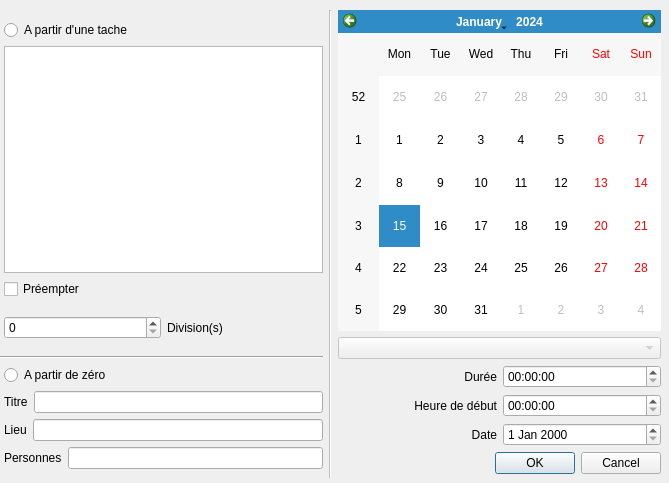
<?xml version="1.0" encoding="UTF-8"?>
<ui version="4.0">
 <class>fenAjouterEve</class>
 <widget class="QWidget" name="fenAjouterEve">
  <property name="geometry">
   <rect>
    <x>0</x>
    <y>0</y>
    <width>669</width>
    <height>483</height>
   </rect>
  </property>
  <property name="windowTitle">
   <string>Form</string>
  </property>
  <widget class="QWidget" name="horizontalLayoutWidget">
   <property name="geometry">
    <rect>
     <x>0</x>
     <y>10</y>
     <width>661</width>
     <height>468</height>
    </rect>
   </property>
   <layout class="QHBoxLayout" name="horizontalLayout" stretch="0,0,0">
    <item>
     <layout class="QVBoxLayout" name="verticalLayout_3" stretch="8,1,5,1">
      <item>
       <layout class="QHBoxLayout" name="horizontalLayout_2" stretch="0,10">
        <item>
         <spacer name="horizontalSpacer">
          <property name="orientation">
           <enum>Qt::Horizontal</enum>
          </property>
          <property name="sizeType">
           <enum>QSizePolicy::Fixed</enum>
          </property>
          <property name="sizeHint" stdset="0">
           <size>
            <width>4</width>
            <height>20</height>
           </size>
          </property>
         </spacer>
        </item>
        <item>
         <layout class="QVBoxLayout" name="verticalLayout" stretch="0,5,1,1">
          <property name="topMargin">
           <number>10</number>
          </property>
          <item>
           <widget class="QRadioButton" name="radioButton_tacheUni">
            <property name="text">
             <string>A partir d'une tache</string>
            </property>
           </widget>
          </item>
          <item>
           <layout class="QVBoxLayout" name="verticalLayout_5">
            <item>
             <widget class="QListWidget" name="listTacheUniNonProg"/>
            </item>
           </layout>
          </item>
          <item>
           <widget class="QCheckBox" name="checkBox_Preemp">
            <property name="enabled">
             <bool>true</bool>
            </property>
            <property name="text">
             <string>Préempter</string>
            </property>
           </widget>
          </item>
          <item>
           <layout class="QHBoxLayout" name="horizontalLayout_7">
            <item>
             <widget class="QSpinBox" name="spinBox_nbrDiv"/>
            </item>
            <item>
             <widget class="QLabel" name="label_4">
              <property name="text">
               <string>Division(s)</string>
              </property>
             </widget>
            </item>
           </layout>
          </item>
         </layout>
        </item>
       </layout>
      </item>
      <item>
       <widget class="Line" name="line">
        <property name="orientation">
         <enum>Qt::Horizontal</enum>
        </property>
       </widget>
      </item>
      <item>
       <layout class="QHBoxLayout" name="horizontalLayout_3" stretch="1,0">
        <item>
         <spacer name="horizontalSpacer_2">
          <property name="orientation">
           <enum>Qt::Horizontal</enum>
          </property>
          <property name="sizeType">
           <enum>QSizePolicy::Fixed</enum>
          </property>
          <property name="sizeHint" stdset="0">
           <size>
            <width>4</width>
            <height>20</height>
           </size>
          </property>
         </spacer>
        </item>
        <item>
         <layout class="QVBoxLayout" name="verticalLayout_4">
          <item>
           <widget class="QRadioButton" name="radioButton_zero">
            <property name="text">
             <string>A partir de zéro</string>
            </property>
           </widget>
          </item>
          <item>
           <layout class="QHBoxLayout" name="horizontalLayout_6">
            <item>
             <widget class="QLabel" name="label">
              <property name="text">
               <string>Titre</string>
              </property>
             </widget>
            </item>
            <item>
             <widget class="QLineEdit" name="lineEdit_titre">
              <property name="inputMask">
               <string/>
              </property>
              <property name="readOnly">
               <bool>false</bool>
              </property>
             </widget>
            </item>
           </layout>
          </item>
          <item>
           <layout class="QHBoxLayout" name="horizontalLayout_4">
            <item>
             <widget class="QLabel" name="label_2">
              <property name="text">
               <string>Lieu</string>
              </property>
             </widget>
            </item>
            <item>
             <widget class="QLineEdit" name="lineEdit_lieu"/>
            </item>
           </layout>
          </item>
          <item>
           <layout class="QHBoxLayout" name="horizontalLayout_5">
            <item>
             <widget class="QLabel" name="label_3">
              <property name="text">
               <string>Personnes</string>
              </property>
             </widget>
            </item>
            <item>
             <widget class="QLineEdit" name="lineEdit_personnes"/>
            </item>
           </layout>
          </item>
         </layout>
        </item>
       </layout>
      </item>
      <item>
       <spacer name="verticalSpacer">
        <property name="orientation">
         <enum>Qt::Vertical</enum>
        </property>
        <property name="sizeType">
         <enum>QSizePolicy::Fixed</enum>
        </property>
        <property name="sizeHint" stdset="0">
         <size>
          <width>20</width>
          <height>9</height>
         </size>
        </property>
       </spacer>
      </item>
     </layout>
    </item>
    <item>
     <widget class="Line" name="line_2">
      <property name="enabled">
       <bool>false</bool>
      </property>
      <property name="orientation">
       <enum>Qt::Vertical</enum>
      </property>
     </widget>
    </item>
    <item>
     <layout class="QVBoxLayout" name="verticalLayout_2">
      <item>
       <layout class="QVBoxLayout" name="verticalLayout_6" stretch="1,0,1,1,1,0,0">
        <property name="bottomMargin">
         <number>4</number>
        </property>
        <item>
         <widget class="QCalendarWidget" name="calendarWidget"/>
        </item>
        <item>
         <widget class="QComboBox" name="comboBox_divisions">
          <property name="enabled">
           <bool>false</bool>
          </property>
         </widget>
        </item>
        <item>
         <layout class="QHBoxLayout" name="horizontalLayout_8">
          <item>
           <widget class="QLabel" name="label_7">
            <property name="layoutDirection">
             <enum>Qt::LeftToRight</enum>
            </property>
            <property name="frameShape">
             <enum>QFrame::NoFrame</enum>
            </property>
            <property name="text">
             <string>Durée</string>
            </property>
            <property name="alignment">
             <set>Qt::AlignRight|Qt::AlignTrailing|Qt::AlignVCenter</set>
            </property>
           </widget>
          </item>
          <item>
           <widget class="QTimeEdit" name="timeEdit_duree"/>
          </item>
         </layout>
        </item>
        <item>
         <layout class="QHBoxLayout" name="horizontalLayout_9">
          <item>
           <widget class="QLabel" name="label_6">
            <property name="text">
             <string>Heure de début</string>
            </property>
            <property name="alignment">
             <set>Qt::AlignRight|Qt::AlignTrailing|Qt::AlignVCenter</set>
            </property>
           </widget>
          </item>
          <item>
           <widget class="QTimeEdit" name="timeEdit_debut"/>
          </item>
         </layout>
        </item>
        <item>
         <layout class="QHBoxLayout" name="horizontalLayout_10">
          <item>
           <widget class="QLabel" name="label_5">
            <property name="text">
             <string>Date</string>
            </property>
            <property name="alignment">
             <set>Qt::AlignRight|Qt::AlignTrailing|Qt::AlignVCenter</set>
            </property>
           </widget>
          </item>
          <item>
           <widget class="QDateEdit" name="dateEdit"/>
          </item>
         </layout>
        </item>
        <item>
         <spacer name="verticalSpacer_2">
          <property name="orientation">
           <enum>Qt::Vertical</enum>
          </property>
          <property name="sizeType">
           <enum>QSizePolicy::Fixed</enum>
          </property>
          <property name="sizeHint" stdset="0">
           <size>
            <width>20</width>
            <height>0</height>
           </size>
          </property>
         </spacer>
        </item>
        <item>
         <widget class="QDialogButtonBox" name="buttonBox">
          <property name="standardButtons">
           <set>QDialogButtonBox::Cancel|QDialogButtonBox::Ok</set>
          </property>
          <property name="centerButtons">
           <bool>false</bool>
          </property>
         </widget>
        </item>
       </layout>
      </item>
     </layout>
    </item>
   </layout>
  </widget>
 </widget>
 <resources/>
 <connections>
  <connection>
   <sender>radioButton_zero</sender>
   <signal>clicked(bool)</signal>
   <receiver>spinBox_nbrDiv</receiver>
   <slot>setDisabled(bool)</slot>
   <hints>
    <hint type="sourcelabel">
     <x>20</x>
     <y>304</y>
    </hint>
    <hint type="destinationlabel">
     <x>23</x>
     <y>260</y>
    </hint>
   </hints>
  </connection>
  <connection>
   <sender>radioButton_zero</sender>
   <signal>clicked(bool)</signal>
   <receiver>checkBox_Preemp</receiver>
   <slot>setDisabled(bool)</slot>
   <hints>
    <hint type="sourcelabel">
     <x>44</x>
     <y>302</y>
    </hint>
    <hint type="destinationlabel">
     <x>23</x>
     <y>228</y>
    </hint>
   </hints>
  </connection>
  <connection>
   <sender>radioButton_zero</sender>
   <signal>clicked(bool)</signal>
   <receiver>listTacheUniNonProg</receiver>
   <slot>setDisabled(bool)</slot>
   <hints>
    <hint type="sourcelabel">
     <x>36</x>
     <y>306</y>
    </hint>
    <hint type="destinationlabel">
     <x>32</x>
     <y>175</y>
    </hint>
   </hints>
  </connection>
  <connection>
   <sender>radioButton_zero</sender>
   <signal>clicked(bool)</signal>
   <receiver>lineEdit_titre</receiver>
   <slot>setEnabled(bool)</slot>
   <hints>
    <hint type="sourcelabel">
     <x>57</x>
     <y>311</y>
    </hint>
    <hint type="destinationlabel">
     <x>57</x>
     <y>347</y>
    </hint>
   </hints>
  </connection>
  <connection>
   <sender>radioButton_zero</sender>
   <signal>clicked(bool)</signal>
   <receiver>lineEdit_lieu</receiver>
   <slot>setEnabled(bool)</slot>
   <hints>
    <hint type="sourcelabel">
     <x>74</x>
     <y>305</y>
    </hint>
    <hint type="destinationlabel">
     <x>67</x>
     <y>381</y>
    </hint>
   </hints>
  </connection>
  <connection>
   <sender>radioButton_zero</sender>
   <signal>clicked(bool)</signal>
   <receiver>lineEdit_personnes</receiver>
   <slot>setEnabled(bool)</slot>
   <hints>
    <hint type="sourcelabel">
     <x>85</x>
     <y>307</y>
    </hint>
    <hint type="destinationlabel">
     <x>89</x>
     <y>434</y>
    </hint>
   </hints>
  </connection>
  <connection>
   <sender>radioButton_tacheUni</sender>
   <signal>clicked(bool)</signal>
   <receiver>listTacheUniNonProg</receiver>
   <slot>setEnabled(bool)</slot>
   <hints>
    <hint type="sourcelabel">
     <x>38</x>
     <y>30</y>
    </hint>
    <hint type="destinationlabel">
     <x>32</x>
     <y>63</y>
    </hint>
   </hints>
  </connection>
  <connection>
   <sender>radioButton_tacheUni</sender>
   <signal>clicked(bool)</signal>
   <receiver>checkBox_Preemp</receiver>
   <slot>setEnabled(bool)</slot>
   <hints>
    <hint type="sourcelabel">
     <x>65</x>
     <y>37</y>
    </hint>
    <hint type="destinationlabel">
     <x>56</x>
     <y>224</y>
    </hint>
   </hints>
  </connection>
  <connection>
   <sender>radioButton_tacheUni</sender>
   <signal>clicked(bool)</signal>
   <receiver>lineEdit_titre</receiver>
   <slot>setDisabled(bool)</slot>
   <hints>
    <hint type="sourcelabel">
     <x>143</x>
     <y>39</y>
    </hint>
    <hint type="destinationlabel">
     <x>136</x>
     <y>346</y>
    </hint>
   </hints>
  </connection>
  <connection>
   <sender>radioButton_tacheUni</sender>
   <signal>clicked(bool)</signal>
   <receiver>lineEdit_lieu</receiver>
   <slot>setDisabled(bool)</slot>
   <hints>
    <hint type="sourcelabel">
     <x>158</x>
     <y>33</y>
    </hint>
    <hint type="destinationlabel">
     <x>151</x>
     <y>388</y>
    </hint>
   </hints>
  </connection>
  <connection>
   <sender>radioButton_tacheUni</sender>
   <signal>clicked(bool)</signal>
   <receiver>lineEdit_personnes</receiver>
   <slot>setDisabled(bool)</slot>
   <hints>
    <hint type="sourcelabel">
     <x>171</x>
     <y>33</y>
    </hint>
    <hint type="destinationlabel">
     <x>172</x>
     <y>432</y>
    </hint>
   </hints>
  </connection>
  <connection>
   <sender>checkBox_Preemp</sender>
   <signal>clicked(bool)</signal>
   <receiver>spinBox_nbrDiv</receiver>
   <slot>setEnabled(bool)</slot>
   <hints>
    <hint type="sourcelabel">
     <x>107</x>
     <y>227</y>
    </hint>
    <hint type="destinationlabel">
     <x>106</x>
     <y>265</y>
    </hint>
   </hints>
  </connection>
  <connection>
   <sender>checkBox_Preemp</sender>
   <signal>clicked(bool)</signal>
   <receiver>comboBox_divisions</receiver>
   <slot>setEnabled(bool)</slot>
   <hints>
    <hint type="sourcelabel">
     <x>281</x>
     <y>225</y>
    </hint>
    <hint type="destinationlabel">
     <x>346</x>
     <y>261</y>
    </hint>
   </hints>
  </connection>
  <connection>
   <sender>calendarWidget</sender>
   <signal>clicked(QDate)</signal>
   <receiver>dateEdit</receiver>
   <slot>setDate(QDate)</slot>
   <hints>
    <hint type="sourcelabel">
     <x>627</x>
     <y>239</y>
    </hint>
    <hint type="destinationlabel">
     <x>630</x>
     <y>411</y>
    </hint>
   </hints>
  </connection>
  <connection>
   <sender>dateEdit</sender>
   <signal>dateChanged(QDate)</signal>
   <receiver>calendarWidget</receiver>
   <slot>setSelectedDate(QDate)</slot>
   <hints>
    <hint type="sourcelabel">
     <x>604</x>
     <y>405</y>
    </hint>
    <hint type="destinationlabel">
     <x>617</x>
     <y>224</y>
    </hint>
   </hints>
  </connection>
  <connection>
   <sender>radioButton_zero</sender>
   <signal>clicked(bool)</signal>
   <receiver>comboBox_divisions</receiver>
   <slot>setDisabled(bool)</slot>
   <hints>
    <hint type="sourcelabel">
     <x>304</x>
     <y>301</y>
    </hint>
    <hint type="destinationlabel">
     <x>348</x>
     <y>273</y>
    </hint>
   </hints>
  </connection>
 </connections>
</ui>
